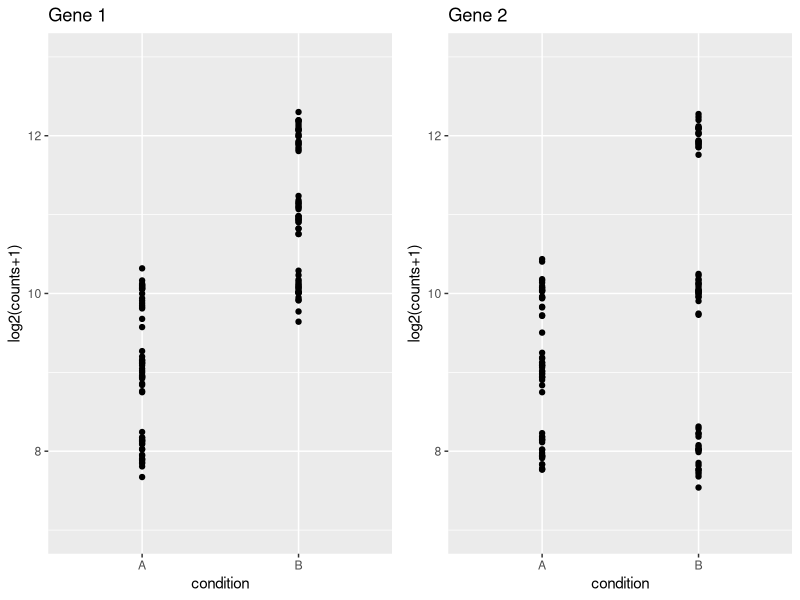

This chart was generated by the following R code:
#!/usr/bin/env Rscript
# from, hthe Interaction section of the DESEq2 vignette
# but echo=F for the RMD so this code doesn't come out.

# Description we prepare a 6 valued vector called mu which will be the mean
# which is a parameter to the the rnbinom() and will generate count values around it.
library(ggplot2)
library(Cairo)
library(gridExtra)

plotit0 <- function(d, title) {
  # ggplot(d, aes(x=cond, y=log2c, group=1)) + geom_point() +
  ggplot(d, aes(x=cond, y=log2c)) + geom_point() +
    stat_summary(fun=mean, geom="line", colour="red", size=0.8) + 
    xlab("condition") + ylab("log2(counts+1)") + ggtitle(title)
}

plotit <- function(d, title) {
  ggplot(d, aes(x=cond, y=log2c, group=geno)) + 
    geom_jitter(size=1.5, position = position_jitter(width=.15)) +
    facet_wrap(~ geno) + 
    stat_summary(fun=mean, geom="line", colour="red", size=0.8) + 
    xlab("condition") + ylab("log2(counts+1)") + ggtitle(title)
}

nrcou <- 20 # was: npg .. but I interpret: number of replicate counts for each condition-group
mu <- 2^c(8,10,9,11,10,12) # six gene count vectors, one for each condition-group (2 conditions, 3 groups)
cond <- rep(rep(c("A","B"),each=nrcou),3)
geno <- rep(c("I","II","III"),each=2*nrcou)
# table(cond, geno)
counts <- rnbinom(6*nrcou, mu=rep(mu,each=nrcou), size=1/.01)
d <- data.frame(log2c=log2(counts+1), cond, geno)
l <- lm(log2c ~ cond + geno + geno:cond, data=d)

# Now let's change things, 
mu[4] <- 2^12 # so group2 for 2nd condition is higher.
mu[6] <- 2^8
counts2 <- rnbinom(6*nrcou, mu=rep(mu,each=nrcou), size=1/.01) # new count set based on the modified mu's.
d2 <- data.frame(log2c=log2(counts2 + 1), cond, geno)
l2 <- lm(log2c ~ cond + geno + geno:cond, data=d2)

# plots
# Cairo(1600, 800, "dev0_grp.png", bg="white")
# g1 <- plotit(d, "Gene 1") + ylim(7,13)
# g2 <- plotit(d2, "Gene 2") + ylim(7,13)
# grid.arrange(g1, g2, ncol=2)
# dev.off()

# what do the coefficients of lm's say when this is run?
#  (Intercept)          condB         genoII        genoIII   condB:genoII  condB:genoIII
#     8.01154        1.95778        1.01931        1.95538        0.07742        0.08589
#     8.0083         1.8564         0.9626         2.0095         1.2298        -3.8452
Cairo(1600, 800, "dev0_nogrp.png", bg="white")
g1 <- plotit0(d, "Gene 1") + ylim(7,13)
g2 <- plotit0(d2, "Gene 2") + ylim(7,13)
grid.arrange(g1, g2, ncol=2)
dev.off()
